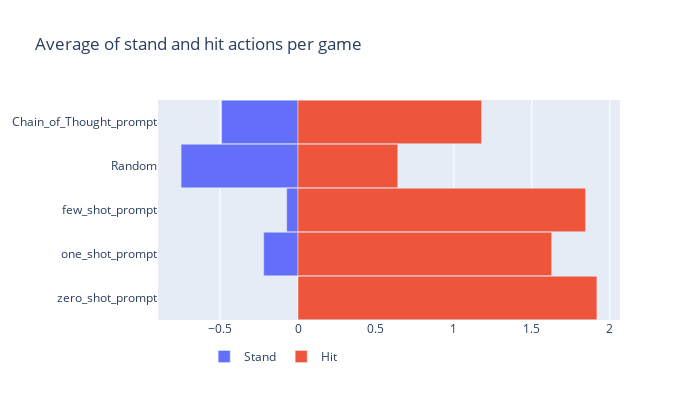

The cell this chart's notebook holds for it:
### Code cell
grouped_df = dfBlackJackLLM.groupby(['promptKey']).mean(numeric_only=True).reset_index()

fig = go.Figure()


fig.add_trace(go.Bar(x=-grouped_df['standActions'].values,
                        y=grouped_df['promptKey'],
                        orientation='h',
                        name='Stand',
                        customdata=grouped_df['rewards']))

fig.add_trace(go.Bar(x=grouped_df['hitActions'].values,
                        y=grouped_df['promptKey'],
                        orientation='h',
                        name='Hit',
                        customdata=grouped_df['rewards']))

fig.update_layout(barmode='relative', 
                  height=400, 
                  width=700, 
                  yaxis_autorange='reversed',
                  bargap=0.01,
                  legend_orientation ='h',
                  legend_x=0.10, legend_y=-0.1,
                  title="Average of stand and hit actions per game"
                 )
fig.show()

### Figure 1 — Plotly figure (JSON) as saved in the notebook; plotly's stock layout.template omitted (floating-point values rounded to 4 significant figures)
{"data": [{"customdata": [-0.3275, -0.31, -0.91, -0.775, -1], "name": "Stand", "orientation": "h", "type": "bar", "x": [-0.49, -0.75, -0.0725, -0.22, 0], "y": ["Chain_of_Thought_prompt", "Random", "few_shot_prompt", "one_shot_prompt", "zero_shot_prompt"]}, {"customdata": [-0.3275, -0.31, -0.91, -0.775, -1], "name": "Hit", "orientation": "h", "type": "bar", "x": [1.177, 0.64, 1.845, 1.627, 1.917], "y": ["Chain_of_Thought_prompt", "Random", "few_shot_prompt", "one_shot_prompt", "zero_shot_prompt"]}], "layout": {"bargap": 0.01, "barmode": "relative", "height": 400, "legend": {"orientation": "h", "x": 0.1, "y": -0.1}, "title": {"text": "Average of stand and hit actions per game"}, "width": 700, "yaxis": {"autorange": "reversed"}}}
